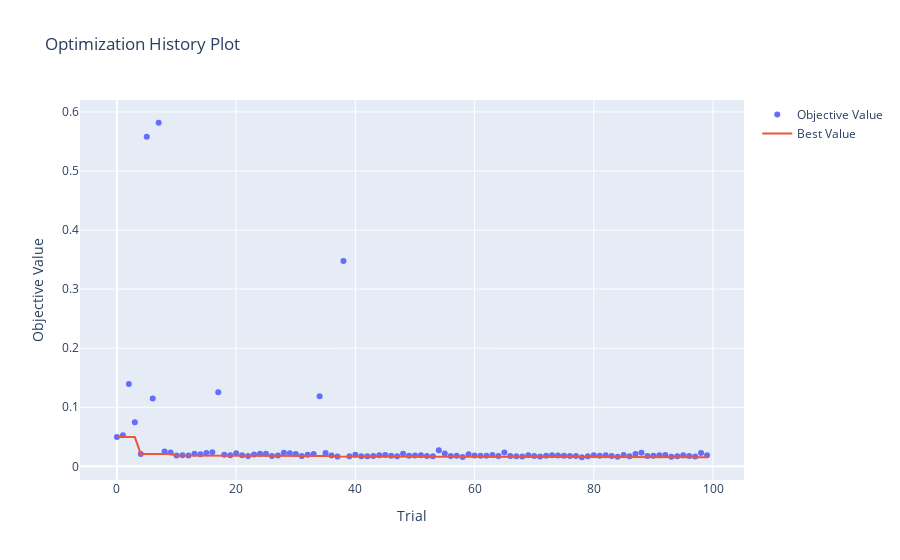

Write notebook code for a chart like this one.
### Markdown cell above
# Optimization history plot

### Code cell
optuna.visualization.plot_optimization_history(study)
